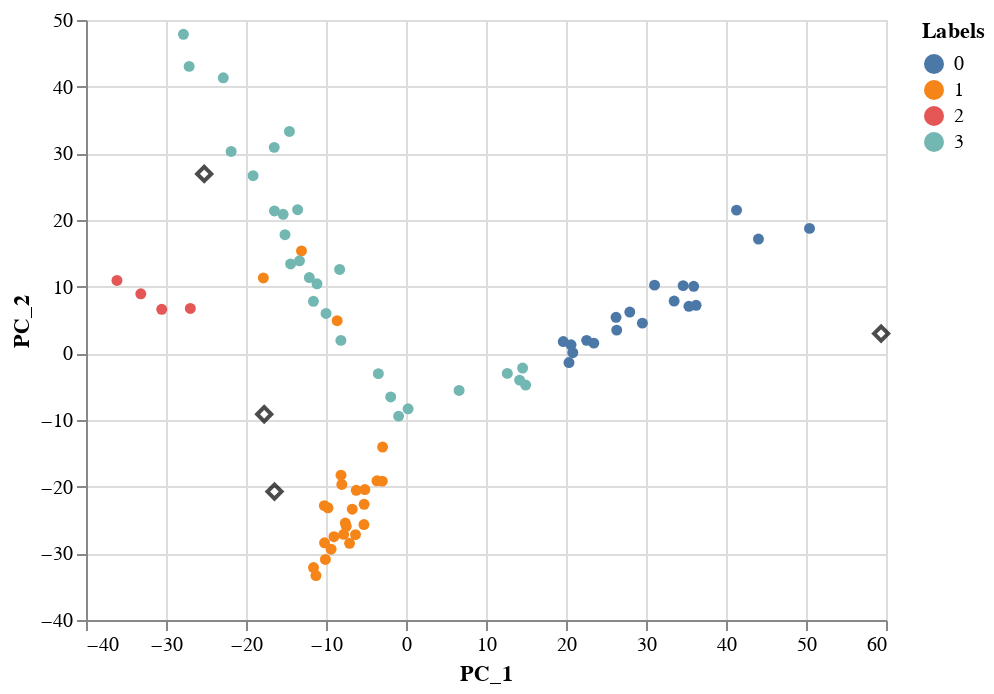

Source (notebook cell):
### Code cell
k_means_chart = visualize_with_pca (scaled_keggs_df, k_means_predicted, k_means_model.cluster_centers_)
k_means_chart

### Figure 1 — Vega-Lite specification as saved in the notebook (floating-point values rounded to 4 significant figures)
{"config": {"view": {"continuousWidth": 400, "continuousHeight": 300}}, "layer": [{"data": {"name": "data-0e059a88b347f03eb1b3ba1a30de3a27"}, "mark": {"type": "circle", "opacity": 1}, "encoding": {"color": {"type": "nominal", "field": "Labels", "legend": {}}, "x": {"type": "quantitative", "field": "PC_1"}, "y": {"type": "quantitative", "field": "PC_2"}}}, {"data": {"name": "data-f97da2e02b2d021084a736e7d19151c7"}, "mark": {"type": "point", "color": "black", "opacity": 0.7, "shape": "diamond", "size": 50}, "encoding": {"x": {"type": "quantitative", "field": "PC_1"}, "y": {"type": "quantitative", "field": "PC_2"}}}], "$schema": "https://vega.github.io/schema/vega-lite/v4.8.1.json", "datasets": {"data-0e059a88b347f03eb1b3ba1a30de3a27": [{"PC_1": 36.26, "PC_2": 7.208, "Labels": 0}, {"PC_1": -19.11, "PC_2": 26.65, "Labels": 3}, {"PC_1": -22.84, "PC_2": 41.32, "Labels": 3}, {"PC_1": -30.53, "PC_2": 6.612, "Labels": 2}, {"PC_1": -16.47, "PC_2": 30.9, "Labels": 3}, {"PC_1": -17.83, "PC_2": 11.3, "Labels": 1}, {"PC_1": 22.58, "PC_2": 1.946, "Labels": 0}, {"PC_1": 31.07, "PC_2": 10.23, "Labels": 0}, {"PC_1": -16.44, "PC_2": 21.36, "Labels": 3}, {"PC_1": -5.139, "PC_2": -20.43, "Labels": 1}, {"PC_1": 0.2611, "PC_2": -8.323, "Labels": 3}, {"PC_1": -13.55, "PC_2": 21.55, "Labels": 3}, {"PC_1": 44.06, "PC_2": 17.15, "Labels": 0}, {"PC_1": -21.86, "PC_2": 30.29, "Labels": 3}, {"PC_1": -14.42, "PC_2": 13.42, "Labels": 3}, {"PC_1": 33.52, "PC_2": 7.84, "Labels": 0}, {"PC_1": -8.137, "PC_2": 1.941, "Labels": 3}, {"PC_1": 35.96, "PC_2": 10.06, "Labels": 0}, {"PC_1": 35.36, "PC_2": 7.048, "Labels": 0}, {"PC_1": -7.055, "PC_2": -28.49, "Labels": 1}, {"PC_1": -13.06, "PC_2": 15.36, "Labels": 1}, {"PC_1": 20.63, "PC_2": 1.285, "Labels": 0}, {"PC_1": -5.233, "PC_2": -22.65, "Labels": 1}, {"PC_1": -8.02, "PC_2": -19.66, "Labels": 1}, {"PC_1": 12.66, "PC_2": -3.008, "Labels": 3}, {"PC_1": -3.455, "PC_2": -3.046, "Labels": 3}, {"PC_1": -14.57, "PC_2": 33.28, "Labels": 3}, {"PC_1": -10.07, "PC_2": -30.92, "Labels": 1}, {"PC_1": -15.36, "PC_2": 20.85, "Labels": 3}, {"PC_1": -13.32, "PC_2": 13.88, "Labels": 3}, {"PC_1": 6.638, "PC_2": -5.569, "Labels": 3}, {"PC_1": -8.603, "PC_2": 4.898, "Labels": 1}, {"PC_1": -6.216, "PC_2": -20.55, "Labels": 1}, {"PC_1": -26.96, "PC_2": 6.737, "Labels": 2}, {"PC_1": 41.32, "PC_2": 21.48, "Labels": 0}, {"PC_1": -15.13, "PC_2": 17.8, "Labels": 3}, {"PC_1": -7.463, "PC_2": -25.94, "Labels": 1}, {"PC_1": -11.56, "PC_2": -32.13, "Labels": 1}, {"PC_1": -1.915, "PC_2": -6.547, "Labels": 3}, {"PC_1": -11.26, "PC_2": -33.33, "Labels": 1}, {"PC_1": 14.96, "PC_2": -4.753, "Labels": 3}, {"PC_1": -7.797, "PC_2": -27.16, "Labels": 1}, {"PC_1": 19.66, "PC_2": 1.769, "Labels": 0}, {"PC_1": -0.9223, "PC_2": -9.416, "Labels": 3}, {"PC_1": -10.18, "PC_2": -28.42, "Labels": 1}, {"PC_1": -10.21, "PC_2": -22.84, "Labels": 1}, {"PC_1": -8.126, "PC_2": -18.28, "Labels": 1}, {"PC_1": -9.748, "PC_2": -23.17, "Labels": 1}, {"PC_1": 14.58, "PC_2": -2.209, "Labels": 3}, {"PC_1": -8.298, "PC_2": 12.58, "Labels": 3}, {"PC_1": -11.57, "PC_2": 7.809, "Labels": 3}, {"PC_1": 20.37, "PC_2": -1.383, "Labels": 0}, {"PC_1": -3.632, "PC_2": -19.12, "Labels": 1}, {"PC_1": -36.13, "PC_2": 10.94, "Labels": 2}, {"PC_1": 20.85, "PC_2": 0.09253, "Labels": 0}, {"PC_1": -27.11, "PC_2": 43.04, "Labels": 3}, {"PC_1": -9.362, "PC_2": -29.38, "Labels": 1}, {"PC_1": 23.48, "PC_2": 1.531, "Labels": 0}, {"PC_1": 26.26, "PC_2": 5.404, "Labels": 0}, {"PC_1": -5.259, "PC_2": -25.68, "Labels": 1}, {"PC_1": 26.34, "PC_2": 3.484, "Labels": 0}, {"PC_1": 50.44, "PC_2": 18.74, "Labels": 0}, {"PC_1": -9.006, "PC_2": -27.51, "Labels": 1}, {"PC_1": -33.15, "PC_2": 8.926, "Labels": 2}, {"PC_1": -6.314, "PC_2": -27.19, "Labels": 1}, {"PC_1": 27.97, "PC_2": 6.193, "Labels": 0}, {"PC_1": -9.993, "PC_2": 5.981, "Labels": 3}, {"PC_1": -2.925, "PC_2": -14.06, "Labels": 1}, {"PC_1": 34.64, "PC_2": 10.16, "Labels": 0}, {"PC_1": 29.55, "PC_2": 4.528, "Labels": 0}, {"PC_1": -2.963, "PC_2": -19.17, "Labels": 1}, {"PC_1": -12.09, "PC_2": 11.36, "Labels": 3}, {"PC_1": -6.715, "PC_2": -23.39, "Labels": 1}, {"PC_1": -7.584, "PC_2": -25.46, "Labels": 1}, {"PC_1": 14.2, "PC_2": -4.018, "Labels": 3}, {"PC_1": -27.82, "PC_2": 47.85, "Labels": 3}, {"PC_1": -11.12, "PC_2": 10.43, "Labels": 3}], "data-f97da2e02b2d021084a736e7d19151c7": [{"PC_1": -25.22, "PC_2": 26.91}, {"PC_1": -16.44, "PC_2": -20.74}, {"PC_1": 59.39, "PC_2": 2.963}, {"PC_1": -17.72, "PC_2": -9.137}]}}
